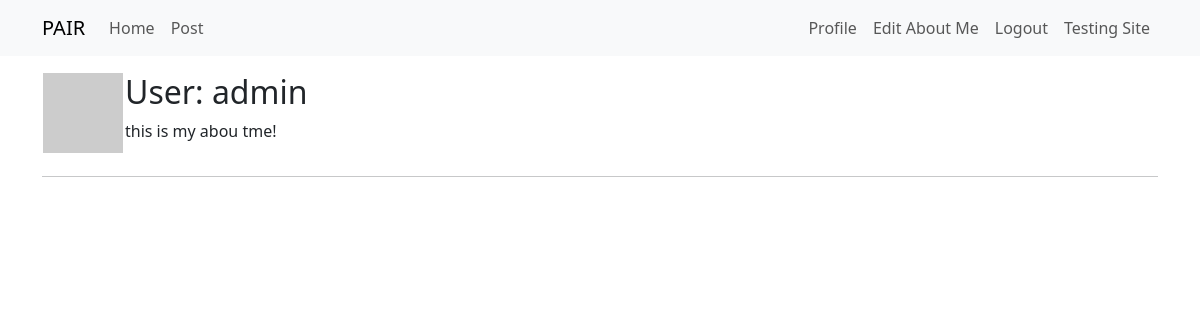
Page /user/admin (signed in) on the earlier database version.
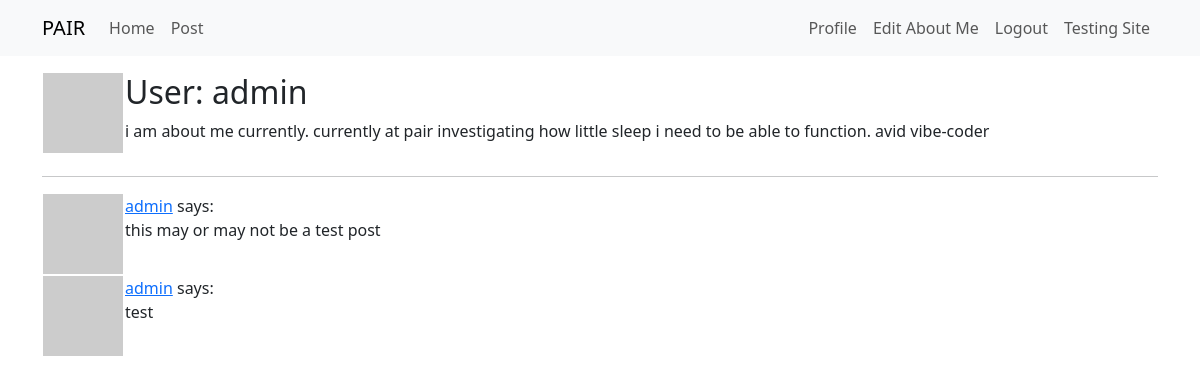
Same page on the later database version.
### app/models.py (models this page shows, shortened)
class User(UserMixin, db.Model):
    id: so.Mapped[int] = so.mapped_column(primary_key=True)
    username: so.Mapped[str] = so.mapped_column(sa.String(16), index=True, unique=True)
    password_hash: so.Mapped[str] = so.mapped_column(sa.String(256))
    about_me: so.Mapped[Optional[str]] = so.mapped_column(sa.String(120))
    posts: so.WriteOnlyMapped['Post'] = so.relationship(back_populates='author')
    def avatar(self, size):
        _salt = 'pair2025'
        digest = md5((self.username.lower() + _salt).encode('utf-8')).hexdigest()
        return f'https://www.gravatar.com/avatar/{digest}?d=retro&s={size}'

class Post(db.Model):
    id: so.Mapped[int] = so.mapped_column(primary_key=True)
    body: so.Mapped[str] = so.mapped_column(sa.String(1024))
    timestamp: so.Mapped[datetime] = so.mapped_column(index=True, default=lambda: datetime.now(timezone.utc))
    user_id: so.Mapped[int] = so.mapped_column(sa.ForeignKey(User.id), index=True)
    author: so.Mapped[User] = so.relationship(back_populates='posts')

### app/routes.py (the view)
@app.route('/user/<username>')
@login_required
def user(username):
    user = db.first_or_404(sa.select(User).where(User.username == username))
    query = sa.select(Post).order_by(Post.timestamp.desc()).where(Post.author == user)
    posts = db.session.scalars(query).all()
    return render_template('user.html', user=user, posts=posts)

### app/models.py (called while the page is built)
@login.user_loader
def load_user(id):
    return db.session.get(User, int(id))

### app/templates/user.html (shortened to what this page needs)
{% extends "base.html" %}
{% block content %}
    <table>
        <tr valign="top">
            <td><img src="{{ user.avatar(128) }}"></td>
            <td>
                <h2> User: {{ user.username }}</h2>
                {% if user.about_me %}<p>{{ user.about_me }}</p>{% endif %}
            </td>
        </tr>
    </table>
    <hr>
    {% for post in posts %}
        {% include '_post.html' %}
    {% endfor %}
{% endblock %}

### app/templates/base.html (shortened to what this page needs)
<!doctype html>
<html lang="en">
  <head>
    <link
        href="https://cdn.jsdelivr.net/npm/bootstrap@5.3.2/dist/css/bootstrap.min.css"
        rel="stylesheet"
>
  </head>
  <body>
    <nav class="navbar navbar-expand-lg bg-body-tertiary">
      <div class="container">
        <a class="navbar-brand" href="{{ url_for('index') }}">PAIR</a>
        <div class="collapse navbar-collapse" id="navbarSupportedContent">
          <ul class="navbar-nav me-auto mb-2 mb-lg-0">
            <li class="nav-item">
              <a class="nav-link" aria-current="page" href="{{ url_for('index') }}">Home</a>
            </li>
            <li class="nav-item">
              <a class="nav-link" aria-current="page" href="{{ url_for('post') }}">Post</a>
            </li>
          </ul>
          <ul class="navbar-nav mb-2 mb-lg-0">
            {% if current_user.is_anonymous %}
            <li class="nav-item">
              <a class="nav-link" aria-current="page" href="{{ url_for('login') }}">Login</a>
            </li>
            {% else %}
            <li class="nav-item">
              <a class="nav-link" aria-current="page" href="{{ url_for('user', username=current_user.username) }}">Profile</a>
            </li>
            <li class="nav-item">
              <a class="nav-link" aria-current="page" href="{{ url_for('edit_about_me') }}">Edit About Me</a>
            </li>
            <li class="nav-item">
              <a class="nav-link" aria-current="page" href="{{ url_for('logout') }}">Logout</a>
            </li>
            {% endif %}
            <li class="nav-item">
                <a class="nav-link" aria-current="page" href="{{ url_for('test') }}">Testing Site</a>
            </li>
          </ul>
        </div>
      </div>
    </nav>
    <div class="container mt-3">
      {% block content %}{% endblock %}
    </div>
  </body>
</html>

### app/templates/_post.html
    <table>
        <tr valign="top">
            <td><img src="{{ post.author.avatar(36) }}"></td>
            <td><a href="user/{{ post.author.username }}" >{{ post.author.username }}</a> says:<br>{{ post.body }}</td>
        </tr>
    </table>

Differences in the rows shown:
changed User "admin": about_me "this is my abou tme!" → "i am about me currently. currently at pair investigating how little sleep i need to be able to function. avid vibe-coder"
added Post: author.username "admin", body "this may or may not be a test post"
added Post: author.username "admin", body "test"
